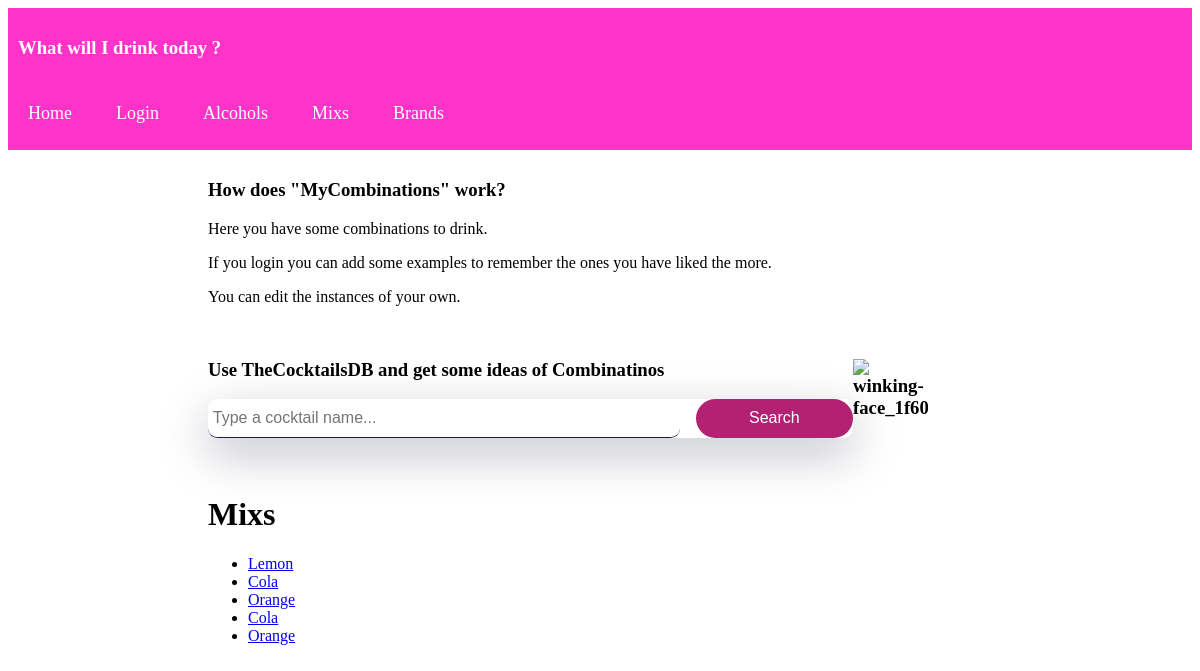
/mycombinations/mixs/, run on an earlier commit of the app's database.
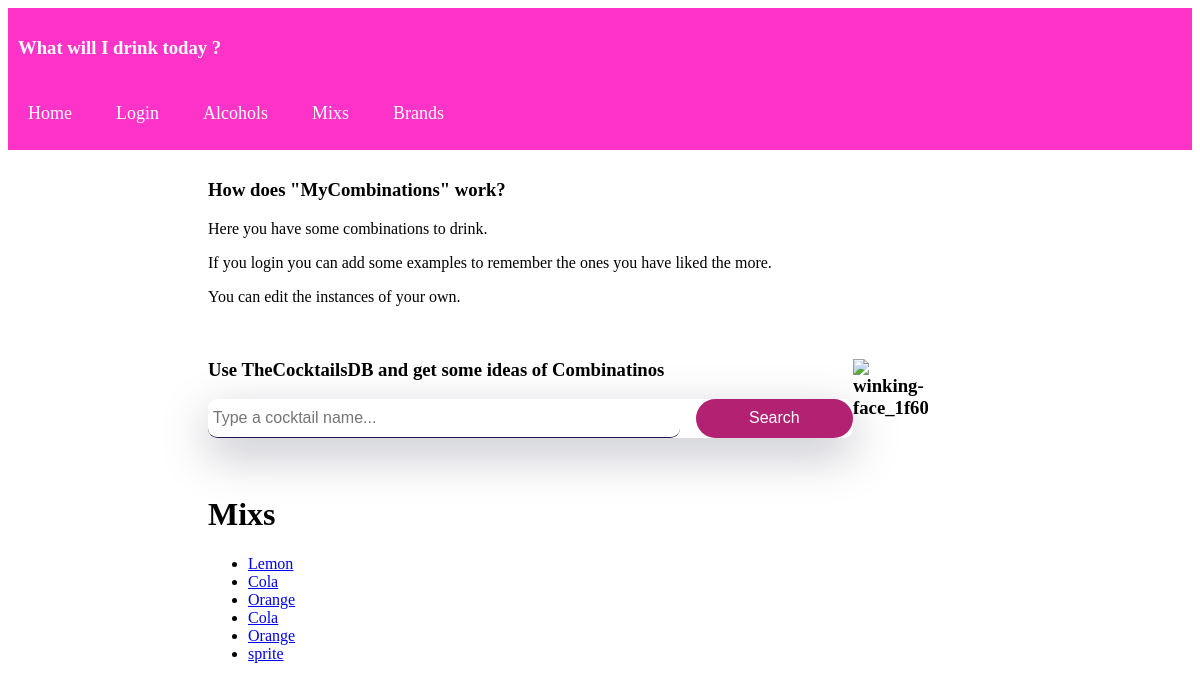
And on a later commit of the database.
### web/models.py (models this page shows, shortened)
class Mix(models.Model):
    name = models.CharField(max_length=200)
    brand = models.ForeignKey(Brand, on_delete=models.CASCADE)
    user = models.ForeignKey(User, default=1, on_delete=models.CASCADE)
    date = models.DateField(default=date.today)
    image=models.ImageField(upload_to="mycombinations", blank=True, null=True)

### web/views.py (the view)
class MixList(ListView):
    model = Mix
    template_name = 'web/mix_list.html'
    def get_context_data(self, **kwargs):
        context = super(MixList, self).get_context_data(**kwargs)
        context['mixs'] = Mix.objects.all()
        return context

### web/templates/web/mix_list.html (shortened to what this page needs)
{% extends "web/index.html" %}
{% block content %}
<h1 property="schema:name">
    Mixs
</h1>
<ul>
    {% for mix in mixs %}
        <li typeof="schema:MixList" resource="#mix{{ mix.id }}">
            <a href="{% url 'web:mix_detail' mix.id %}" property="schema:MixDetail" typeof="schema:Mix" about="#mix{{ mix.id }}">
                {{ mix.name }}
            </a>
        </li>
    {% empty %}
        <li>Sorry, no mixs registered yet.</li>
    {% endfor %}
</ul>
{% endblock %}

What changed in the data, as far as the page shows it:
added Mix: name "sprite"
